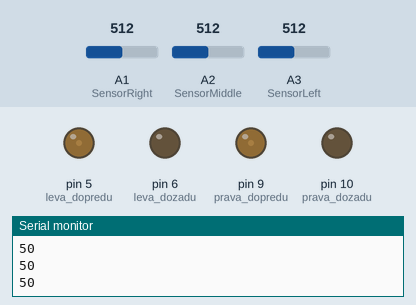
Simulated run of this sketch. Board: Arduino Uno, built with avr-gcc and run on an emulated ATmega328P. Shown: output pins drawn as LEDs (lit = HIGH), the last lines printed to the serial monitor. Inputs (shaded band) come from the test bench; at power-on: A1 (SensorRight) = 512, A2 (SensorMiddle) = 512, A3 (SensorLeft) = 512.

Above: at 1.2 s.
1.3 s: A1 (SensorRight) set to 376
2.8 s: A1 (SensorRight) set to 341
At 3.4 s:
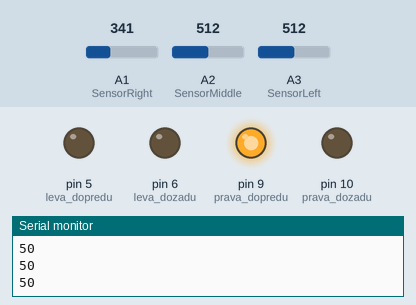
4.3 s: A2 (SensorMiddle) set to 384
5.8 s: A2 (SensorMiddle) set to 350
At 6.8 s:
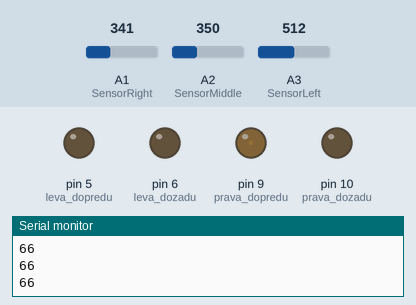
7.3 s: A3 (SensorLeft) set to 366
8.8 s: A3 (SensorLeft) set to 341
At 10.2 s:
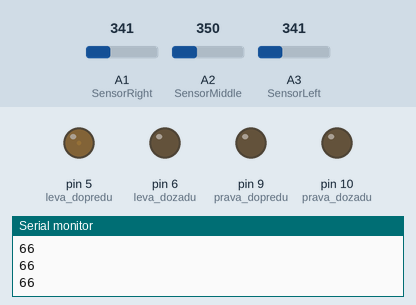
Timing chart, 0 to 11.3 s (numbered marks = the images above; inputs shaded):
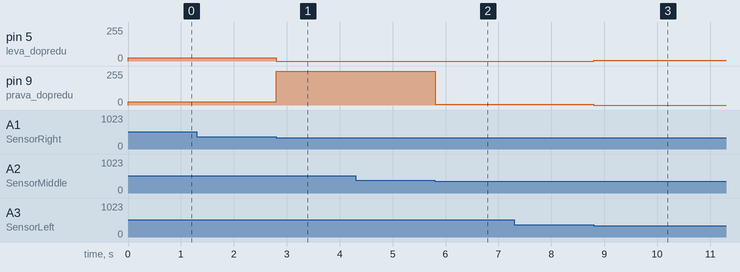

Measured:
- the behaviour switches between 359 and 358 on A1 (SensorRight) (found by bisection; images 0 and 1)
- the behaviour switches between 369 and 368 on A2 (SensorMiddle) (found by bisection; images 1 and 2)
- after the input at 2.8 s, pin 5 (leva_dopredu): 24/255 → 0/255 at once; pin 9 (prava_dopredu): 24/255 → 255/255 at once
- after the input at 5.8 s, pin 9 (prava_dopredu): 255/255 → 4/255 at once
- after the input at 8.8 s, pin 5 (leva_dopredu): 0/255 → 4/255 at once; pin 9 (prava_dopredu): 4/255 → 0/255 at once

The sketch:

cara_funkcni_simple.ino
```cpp
int leva_dopredu = 5;
int leva_dozadu = 6;
int prava_dozadu = 10;
int prava_dopredu = 9;
 const int SensorLeft = A3;        // Left sensor input pin
 const int SensorMiddle = A2;      // The sensor input pin
 const int SensorRight = A1;       // Right sensor input pin
 int SL;
 int SM;
 int SR;

int rychlostMin=50;
int rychlostMax=255;
int sensorMin = 0;
int sensorMax = 1024;

 void setup ()
 {
   Serial.begin (9600);
   pinMode (leva_dopredu, OUTPUT);    // Pin 6 (PWM)
   pinMode (leva_dozadu, OUTPUT);    // Pin 7 (PWM)
   pinMode (prava_dozadu,    OUTPUT);    // Pin 8 (PWM)
   pinMode (prava_dopredu,    OUTPUT);    // Pin 9 (PWM)
   pinMode (SensorLeft, INPUT); // define left Sensors
   pinMode (SensorMiddle, INPUT) ;// definition sensors
   pinMode (SensorRight, INPUT); // definition of the right sensor
 }

int mez = 65;

void dopredu(int rychlost)
{
  rychlost = map(rychlost, rychlostMin, rychlostMax, 0, 100);
  analogWrite(prava_dopredu, rychlost);
  analogWrite(leva_dopredu, rychlost);
}

void doleva(int rychlost)
{
  rychlost = map(rychlost, rychlostMin, rychlostMax, 0, 100);
  analogWrite(prava_dopredu, rychlost);
  analogWrite(leva_dopredu, 0);
}

void doprava(int rychlost)
{
  rychlost = map(rychlost, rychlostMin, rychlostMax, 0, 100);
  analogWrite(prava_dopredu, 0);
  analogWrite(leva_dopredu, rychlost);
}

int pomala_zatacka = 1;

void kontroluj_hranu(int rychlost_zataceni, int rychlost_narovine)
{
  if(SL > mez)
    {
      doprava(rychlost_zataceni);
    } else if (SR > mez) {
      doleva(rychlost_zataceni);
    } else {
      dopredu(rychlost_narovine);
    }
}

void loop ()
 {
  SL = map(analogRead (SensorLeft), sensorMin, sensorMax, 100, 0);
  SM = map(analogRead (SensorMiddle), sensorMin, sensorMax, 100, 0);
  SR = map(analogRead (SensorRight), sensorMin, sensorMax, 100, 0);

  Serial.println(SM);
  if(SM < mez)
  {
    kontroluj_hranu(5, 100);
  }else{
    kontroluj_hranu(60, 100);
  }


 // Serial.print(SL); Serial.print(" "); Serial.println(SR);
  delay(5);
 }
```
